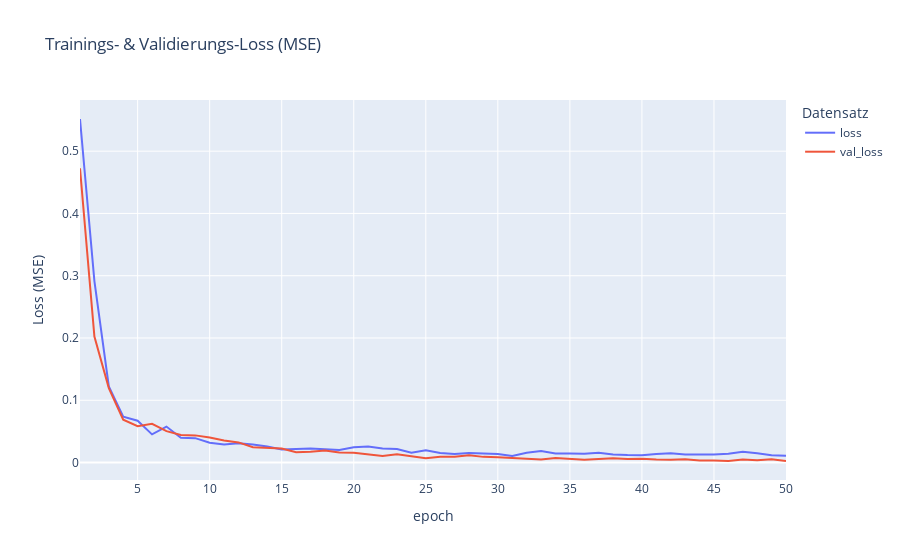
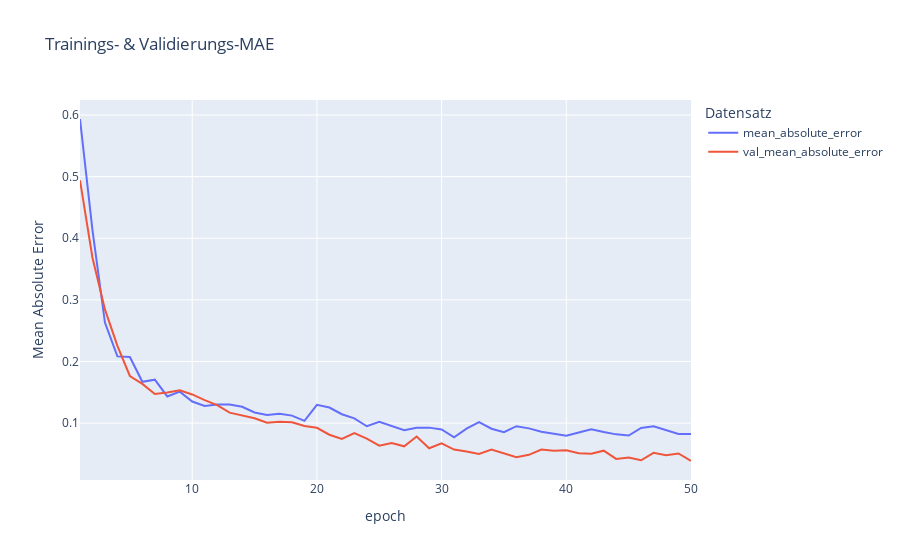

Here is the notebook cell these charts were saved with, in order:
### Markdown cell above
## Visualisierung Modellverbesserung über Trainingsverlauf

### Code cell
# Erstelle einen DataFrame aus der Trainingshistorie
history_df = pd.DataFrame(history.history)
history_df["epoch"] = history_df.index + 1

# Plotte die Loss (Mean Squared Error)
fig_loss = px.line(
    history_df,
    x="epoch",
    y=["loss", "val_loss"],
    title="Trainings- & Validierungs-Loss (MSE)",
    labels={"value": "Loss (MSE)", "variable": "Datensatz"},
)
fig_loss.show()

# Plotte die Metrik (Mean Absolute Error)
fig_mae = px.line(
    history_df,
    x="epoch",
    y=["mean_absolute_error", "val_mean_absolute_error"],
    title="Trainings- & Validierungs-MAE",
    labels={"value": "Mean Absolute Error", "variable": "Datensatz"},
)
fig_mae.show()

### Figure 1 — Plotly figure (JSON) as saved in the notebook; plotly's stock layout.template omitted (floating-point values rounded to 4 significant figures)
{"data": [{"hovertemplate": "Datensatz=loss<br>epoch=%{x}<br>Loss (MSE)=%{y}<extra></extra>", "legendgroup": "loss", "line": {"color": "#636efa", "dash": "solid"}, "marker": {"symbol": "circle"}, "mode": "lines", "name": "loss", "orientation": "v", "showlegend": true, "type": "scatter", "x": [1, 2, 3, 4, 5, 6, 7, 8, 9, 10, 11, 12, 13, 14, 15, 16, 17, 18, 19, 20, 21, 22, 23, 24, 25, 26, 27, 28, 29, 30, 31, 32, 33, 34, 35, 36, 37, 38, 39, 40, 41, 42, 43, 44, 45, 46, 47, 48, 49, 50], "xaxis": "x", "y": [0.5517, 0.2914, 0.1223, 0.07365, 0.06718, 0.04526, 0.05775, 0.03966, 0.03916, 0.03181, 0.02893, 0.03107, 0.02883, 0.02582, 0.02086, 0.02148, 0.02241, 0.02134, 0.02018, 0.02438, 0.02567, 0.02261, 0.02183, 0.01572, 0.01966, 0.01545, 0.01387, 0.01517, 0.01493, 0.01354, 0.01047, 0.01556, 0.01837, 0.01436, 0.01432, 0.01418, 0.0157, 0.01289, 0.01195, 0.01152, 0.01371, 0.01504, 0.01286, 0.0124, 0.01284, 0.014, 0.01736, 0.01495, 0.0117, 0.01074], "yaxis": "y"}, {"hovertemplate": "Datensatz=val_loss<br>epoch=%{x}<br>Loss (MSE)=%{y}<extra></extra>", "legendgroup": "val_loss", "line": {"color": "#EF553B", "dash": "solid"}, "marker": {"symbol": "circle"}, "mode": "lines", "name": "val_loss", "orientation": "v", "showlegend": true, "type": "scatter", "x": [1, 2, 3, 4, 5, 6, 7, 8, 9, 10, 11, 12, 13, 14, 15, 16, 17, 18, 19, 20, 21, 22, 23, 24, 25, 26, 27, 28, 29, 30, 31, 32, 33, 34, 35, 36, 37, 38, 39, 40, 41, 42, 43, 44, 45, 46, 47, 48, 49, 50], "xaxis": "x", "y": [0.4725, 0.2023, 0.1195, 0.06868, 0.05837, 0.06224, 0.0505, 0.04413, 0.04362, 0.04026, 0.03524, 0.03234, 0.02456, 0.02309, 0.02246, 0.0167, 0.01727, 0.01948, 0.0163, 0.0157, 0.01274, 0.01057, 0.0133, 0.01059, 0.007039, 0.009456, 0.009228, 0.01172, 0.009101, 0.008646, 0.007183, 0.0055, 0.004872, 0.007258, 0.005805, 0.004338, 0.00572, 0.006807, 0.005616, 0.006053, 0.00477, 0.004383, 0.005471, 0.003372, 0.003407, 0.002472, 0.004808, 0.003504, 0.005218, 0.002555], "yaxis": "y"}], "layout": {"legend": {"title": {"text": "Datensatz"}, "tracegroupgap": 0}, "title": {"text": "Trainings- & Validierungs-Loss (MSE)"}, "xaxis": {"anchor": "y", "domain": [0, 1], "title": {"text": "epoch"}}, "yaxis": {"anchor": "x", "domain": [0, 1], "title": {"text": "Loss (MSE)"}}}}

### Figure 2 — Plotly figure (JSON) as saved in the notebook; plotly's stock layout.template omitted (floating-point values rounded to 4 significant figures)
{"data": [{"hovertemplate": "Datensatz=mean_absolute_error<br>epoch=%{x}<br>Mean Absolute Error=%{y}<extra></extra>", "legendgroup": "mean_absolute_error", "line": {"color": "#636efa", "dash": "solid"}, "marker": {"symbol": "circle"}, "mode": "lines", "name": "mean_absolute_error", "orientation": "v", "showlegend": true, "type": "scatter", "x": [1, 2, 3, 4, 5, 6, 7, 8, 9, 10, 11, 12, 13, 14, 15, 16, 17, 18, 19, 20, 21, 22, 23, 24, 25, 26, 27, 28, 29, 30, 31, 32, 33, 34, 35, 36, 37, 38, 39, 40, 41, 42, 43, 44, 45, 46, 47, 48, 49, 50], "xaxis": "x", "y": [0.5935, 0.4133, 0.2632, 0.2083, 0.2071, 0.1671, 0.1704, 0.1433, 0.151, 0.135, 0.1279, 0.1304, 0.1303, 0.1265, 0.1172, 0.113, 0.115, 0.1121, 0.1037, 0.1297, 0.1253, 0.1144, 0.1077, 0.09487, 0.1021, 0.095, 0.08849, 0.09228, 0.09263, 0.08975, 0.07699, 0.09101, 0.1016, 0.09088, 0.08525, 0.09497, 0.09144, 0.08606, 0.08252, 0.07952, 0.08482, 0.08985, 0.08554, 0.08171, 0.07972, 0.09202, 0.09474, 0.08801, 0.08228, 0.08234], "yaxis": "y"}, {"hovertemplate": "Datensatz=val_mean_absolute_error<br>epoch=%{x}<br>Mean Absolute Error=%{y}<extra></extra>", "legendgroup": "val_mean_absolute_error", "line": {"color": "#EF553B", "dash": "solid"}, "marker": {"symbol": "circle"}, "mode": "lines", "name": "val_mean_absolute_error", "orientation": "v", "showlegend": true, "type": "scatter", "x": [1, 2, 3, 4, 5, 6, 7, 8, 9, 10, 11, 12, 13, 14, 15, 16, 17, 18, 19, 20, 21, 22, 23, 24, 25, 26, 27, 28, 29, 30, 31, 32, 33, 34, 35, 36, 37, 38, 39, 40, 41, 42, 43, 44, 45, 46, 47, 48, 49, 50], "xaxis": "x", "y": [0.494, 0.3684, 0.2845, 0.2255, 0.1765, 0.1637, 0.1473, 0.1496, 0.1532, 0.1465, 0.1372, 0.1291, 0.117, 0.1119, 0.1079, 0.1006, 0.1021, 0.1012, 0.09514, 0.09241, 0.08112, 0.07443, 0.08387, 0.07472, 0.06329, 0.06772, 0.06233, 0.07825, 0.0592, 0.0672, 0.057, 0.05404, 0.05006, 0.05708, 0.05139, 0.04453, 0.04851, 0.05695, 0.05522, 0.05605, 0.0511, 0.05028, 0.05522, 0.04185, 0.04398, 0.03961, 0.05165, 0.04774, 0.05066, 0.03847], "yaxis": "y"}], "layout": {"legend": {"title": {"text": "Datensatz"}, "tracegroupgap": 0}, "title": {"text": "Trainings- & Validierungs-MAE"}, "xaxis": {"anchor": "y", "domain": [0, 1], "title": {"text": "epoch"}}, "yaxis": {"anchor": "x", "domain": [0, 1], "title": {"text": "Mean Absolute Error"}}}}
